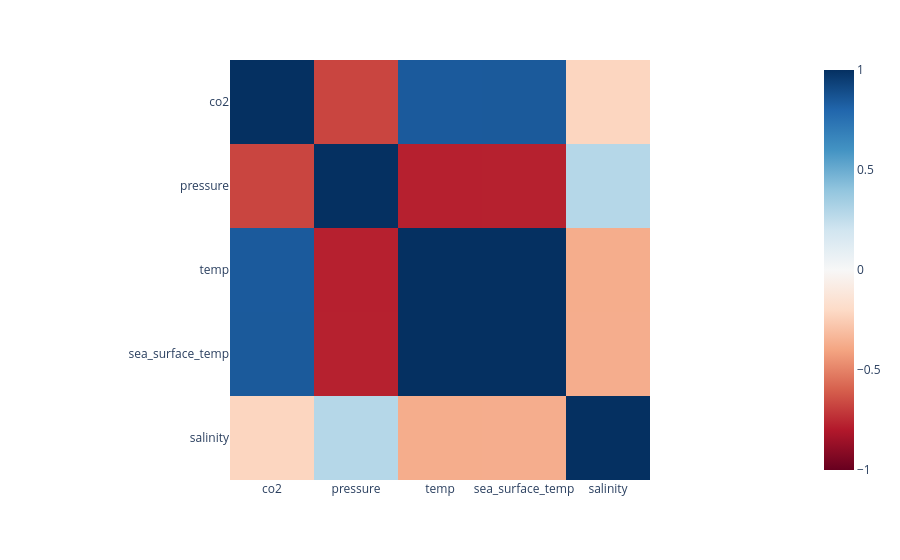

Here is the notebook cell this chart was saved with:
### Code cell
lr_corr_fig = px.imshow(lr_df.corr(), color_continuous_scale = 'RdBu',zmin=-1, zmax=1) # check the documentation!! 
lr_corr_fig.show()

### Figure 1 — Plotly figure (JSON) as saved in the notebook; plotly's stock layout.template omitted (floating-point values rounded to 4 significant figures)
{"data": [{"coloraxis": "coloraxis", "hovertemplate": "x: %{x}<br>y: %{y}<br>color: %{z}<extra></extra>", "name": "0", "type": "heatmap", "x": ["co2", "pressure", "temp", "sea_surface_temp", "salinity"], "xaxis": "x", "y": ["co2", "pressure", "temp", "sea_surface_temp", "salinity"], "yaxis": "y", "z": [[1.0, -0.6741, 0.8438, 0.8448, -0.2191], [-0.6741, 1.0, -0.7772, -0.7758, 0.2886], [0.8438, -0.7772, 1.0, 0.9999, -0.3705], [0.8448, -0.7758, 0.9999, 1.0, -0.3693], [-0.2191, 0.2886, -0.3705, -0.3693, 1.0]]}], "layout": {"coloraxis": {"cmax": 1, "cmin": -1, "colorscale": [[0, "rgb(103,0,31)"], [0.1, "rgb(178,24,43)"], [0.2, "rgb(214,96,77)"], [0.3, "rgb(244,165,130)"], [0.4, "rgb(253,219,199)"], [0.5, "rgb(247,247,247)"], [0.6, "rgb(209,229,240)"], [0.7, "rgb(146,197,222)"], [0.8, "rgb(67,147,195)"], [0.9, "rgb(33,102,172)"], [1, "rgb(5,48,97)"]]}, "margin": {"t": 60}, "xaxis": {"anchor": "y", "constrain": "domain", "domain": [0, 1], "scaleanchor": "y"}, "yaxis": {"anchor": "x", "autorange": "reversed", "constrain": "domain", "domain": [0, 1]}}}
